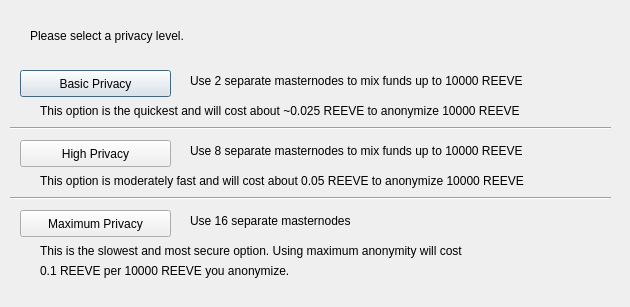
<?xml version="1.0" encoding="UTF-8"?>
<ui version="4.0">
 <class>ObfuscationConfig</class>
 <widget class="QDialog" name="ObfuscationConfig">
  <property name="geometry">
   <rect>
    <x>0</x>
    <y>0</y>
    <width>630</width>
    <height>307</height>
   </rect>
  </property>
  <property name="windowTitle">
   <string>Configure Obfuscation</string>
  </property>
  <widget class="QPushButton" name="buttonBasic">
   <property name="geometry">
    <rect>
     <x>20</x>
     <y>70</y>
     <width>151</width>
     <height>27</height>
    </rect>
   </property>
   <property name="text">
    <string>Basic Privacy</string>
   </property>
  </widget>
  <widget class="QPushButton" name="buttonHigh">
   <property name="geometry">
    <rect>
     <x>20</x>
     <y>140</y>
     <width>151</width>
     <height>27</height>
    </rect>
   </property>
   <property name="text">
    <string>High Privacy</string>
   </property>
  </widget>
  <widget class="QPushButton" name="buttonMax">
   <property name="geometry">
    <rect>
     <x>20</x>
     <y>210</y>
     <width>151</width>
     <height>27</height>
    </rect>
   </property>
   <property name="text">
    <string>Maximum Privacy</string>
   </property>
  </widget>
  <widget class="QLabel" name="label">
   <property name="geometry">
    <rect>
     <x>30</x>
     <y>20</y>
     <width>571</width>
     <height>31</height>
    </rect>
   </property>
   <property name="text">
    <string>Please select a privacy level.</string>
   </property>
  </widget>
  <widget class="QLabel" name="label_2">
   <property name="geometry">
    <rect>
     <x>190</x>
     <y>70</y>
     <width>421</width>
     <height>21</height>
    </rect>
   </property>
   <property name="text">
    <string>Use 2 separate masternodes to mix funds up to 10000 REEVE</string>
   </property>
  </widget>
  <widget class="QLabel" name="label_3">
   <property name="geometry">
    <rect>
     <x>190</x>
     <y>140</y>
     <width>411</width>
     <height>21</height>
    </rect>
   </property>
   <property name="text">
    <string>Use 8 separate masternodes to mix funds up to 10000 REEVE</string>
   </property>
  </widget>
  <widget class="QLabel" name="label_4">
   <property name="geometry">
    <rect>
     <x>190</x>
     <y>210</y>
     <width>421</width>
     <height>21</height>
    </rect>
   </property>
   <property name="text">
    <string>Use 16 separate masternodes</string>
   </property>
  </widget>
  <widget class="QLabel" name="label_6">
   <property name="geometry">
    <rect>
     <x>40</x>
     <y>100</y>
     <width>561</width>
     <height>21</height>
    </rect>
   </property>
   <property name="text">
    <string>This option is the quickest and will cost about ~0.025 REEVE to anonymize 10000 REEVE</string>
   </property>
  </widget>
  <widget class="QLabel" name="label_7">
   <property name="geometry">
    <rect>
     <x>40</x>
     <y>170</y>
     <width>561</width>
     <height>21</height>
    </rect>
   </property>
   <property name="text">
    <string>This option is moderately fast and will cost about 0.05 REEVE to anonymize 10000 REEVE</string>
   </property>
  </widget>
  <widget class="QLabel" name="label_8">
   <property name="geometry">
    <rect>
     <x>40</x>
     <y>240</y>
     <width>561</width>
     <height>21</height>
    </rect>
   </property>
   <property name="text">
    <string>This is the slowest and most secure option. Using maximum anonymity will cost</string>
   </property>
  </widget>
  <widget class="QLabel" name="label_9">
   <property name="geometry">
    <rect>
     <x>40</x>
     <y>260</y>
     <width>561</width>
     <height>21</height>
    </rect>
   </property>
   <property name="text">
    <string>0.1 REEVE per 10000 REEVE you anonymize.</string>
   </property>
  </widget>
  <widget class="Line" name="line">
   <property name="geometry">
    <rect>
     <x>10</x>
     <y>120</y>
     <width>601</width>
     <height>16</height>
    </rect>
   </property>
   <property name="orientation">
    <enum>Qt::Horizontal</enum>
   </property>
  </widget>
  <widget class="Line" name="line_2">
   <property name="geometry">
    <rect>
     <x>10</x>
     <y>190</y>
     <width>601</width>
     <height>16</height>
    </rect>
   </property>
   <property name="orientation">
    <enum>Qt::Horizontal</enum>
   </property>
  </widget>
 </widget>
 <resources/>
 <connections/>
</ui>
